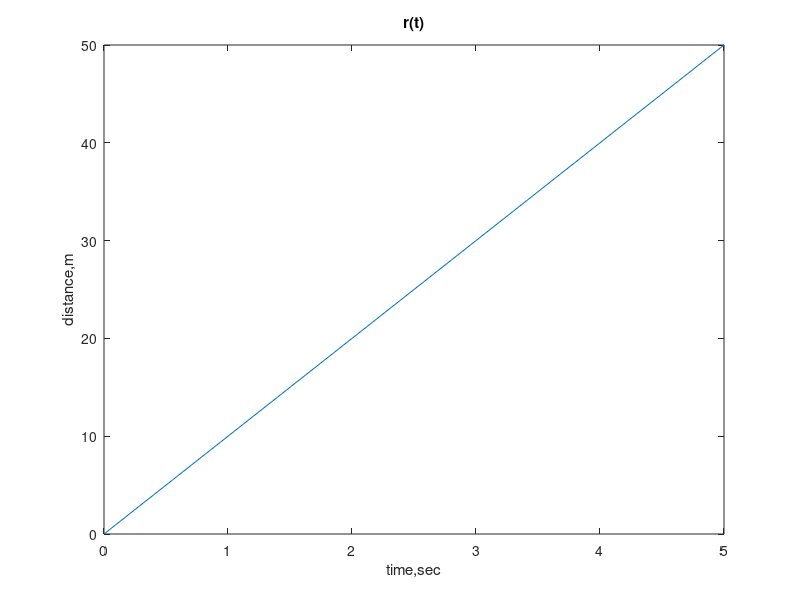

Here is the MATLAB script that generated this plot:
t=[0,1,2,3,4,5]; %naming the t matrix

r=[0,10,20,30,40,50]; %naming the position matrix

plot(t,r) %plotting r(t) 

%labeling the x,y and title of the plot

xlabel('time,sec')     % X axis labeled
ylabel('distance,m');  % Y axis labeled
title('r(t)');         % title of the graph